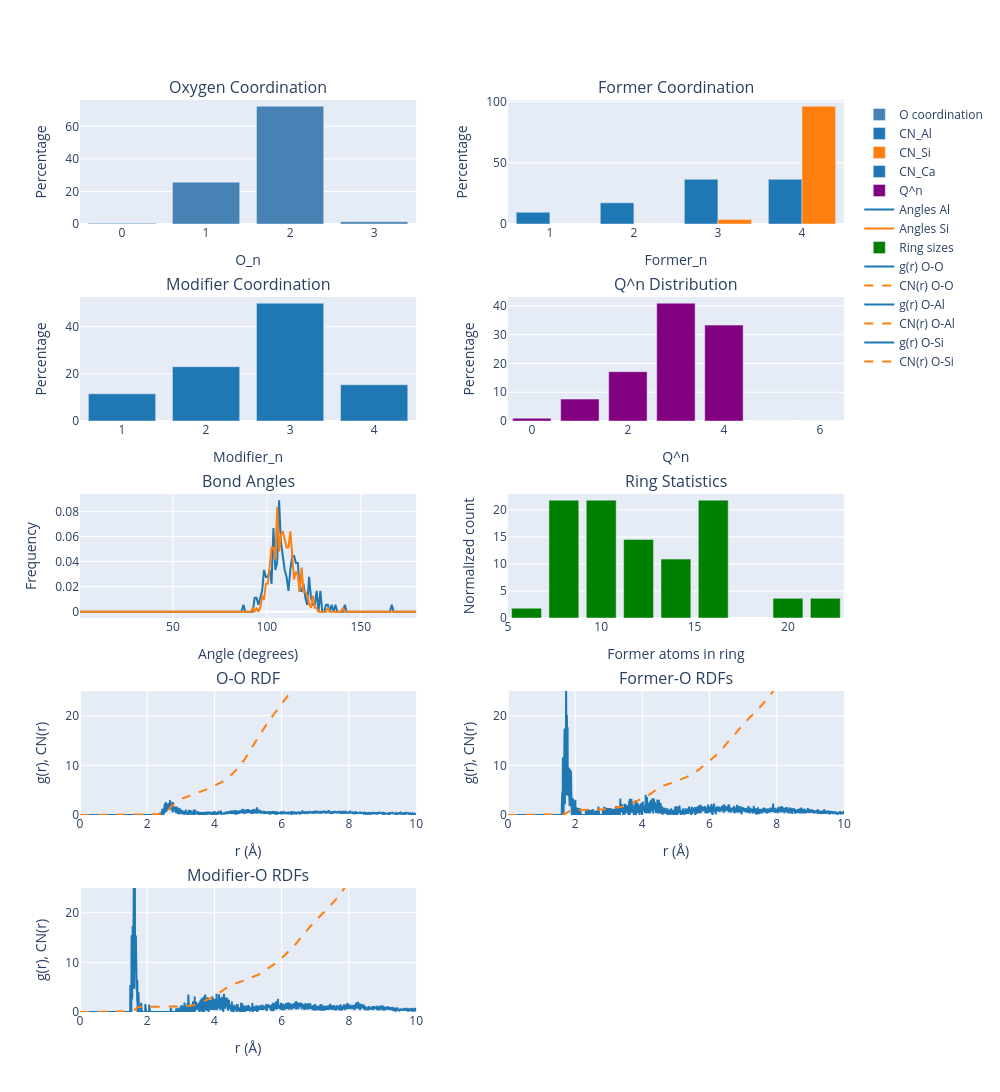

Notebook source saved alongside this figure:
### Code cell
fig = plot_analysis_results_plotly(results_analysis)
fig.show()

### Figure 1 — Plotly figure (JSON) as saved in the notebook; plotly's stock layout.template omitted (floating-point values rounded to 4 significant figures; data arrays with more than 128 entries replaced by an {"elided": "..."} marker saying what was removed)
{"data": [{"marker": {"color": "steelblue"}, "name": "O coordination", "showlegend": true, "type": "bar", "x": [0, 1, 2, 3], "xaxis": "x", "y": [0.4762, 25.71, 72.38, 1.429], "yaxis": "y"}, {"marker": {"color": "#1f77b4"}, "name": "CN_Al", "offsetgroup": "0", "showlegend": true, "type": "bar", "x": [1, 2, 3, 4], "xaxis": "x2", "y": [9.615, 17.31, 36.54, 36.54], "yaxis": "y2"}, {"marker": {"color": "#ff7f0e"}, "name": "CN_Si", "offsetgroup": "1", "showlegend": true, "type": "bar", "x": [3, 4], "xaxis": "x2", "y": [3.774, 96.23], "yaxis": "y2"}, {"marker": {"color": "#1f77b4"}, "name": "CN_Ca", "offsetgroup": "0", "showlegend": true, "type": "bar", "x": [1, 2, 3, 4], "xaxis": "x3", "y": [11.54, 23.08, 50, 15.38], "yaxis": "y3"}, {"marker": {"color": "purple"}, "name": "Q^n", "showlegend": true, "type": "bar", "x": [0, 1, 2, 3, 4, 5, 6], "xaxis": "x4", "y": [0.9524, 7.619, 17.14, 40.95, 33.33, 0, 0], "yaxis": "y4"}, {"line": {"color": "#1f77b4", "width": 2}, "mode": "lines", "name": "Angles Al", "showlegend": true, "type": "scatter", "x": {"elided": "180 float values"}, "xaxis": "x5", "y": {"elided": "180 float values"}, "yaxis": "y5"}, {"line": {"color": "#ff7f0e", "width": 2}, "mode": "lines", "name": "Angles Si", "showlegend": true, "type": "scatter", "x": {"elided": "180 float values"}, "xaxis": "x5", "y": {"elided": "180 float values"}, "yaxis": "y5"}, {"marker": {"color": "green"}, "name": "Ring sizes", "showlegend": true, "type": "bar", "x": [6, 8, 10, 12, 14, 16, 20, 22], "xaxis": "x6", "y": [1.818, 21.82, 21.82, 14.55, 10.91, 21.82, 3.636, 3.636], "yaxis": "y6"}, {"line": {"color": "#1f77b4", "width": 2}, "mode": "lines", "name": "g(r) O-O", "showlegend": true, "type": "scatter", "x": {"elided": "2000 float values"}, "xaxis": "x7", "y": {"elided": "2000 float values"}, "yaxis": "y7"}, {"line": {"color": "#ff7f0e", "dash": "dash", "width": 2}, "mode": "lines", "name": "CN(r) O-O", "showlegend": true, "type": "scatter", "x": {"elided": "2000 float values"}, "xaxis": "x7", "y": {"elided": "2000 float values"}, "yaxis": "y7"}, {"line": {"color": "#1f77b4", "width": 2}, "mode": "lines", "name": "g(r) O-Al", "showlegend": true, "type": "scatter", "x": {"elided": "2000 float values"}, "xaxis": "x8", "y": {"elided": "2000 float values"}, "yaxis": "y8"}, {"line": {"color": "#ff7f0e", "dash": "dash", "width": 2}, "mode": "lines", "name": "CN(r) O-Al", "showlegend": true, "type": "scatter", "x": {"elided": "2000 float values"}, "xaxis": "x8", "y": {"elided": "2000 float values"}, "yaxis": "y8"}, {"line": {"color": "#1f77b4", "width": 2}, "mode": "lines", "name": "g(r) O-Si", "showlegend": true, "type": "scatter", "x": {"elided": "2000 float values"}, "xaxis": "x9", "y": {"elided": "2000 float values"}, "yaxis": "y9"}, {"line": {"color": "#ff7f0e", "dash": "dash", "width": 2}, "mode": "lines", "name": "CN(r) O-Si", "showlegend": true, "type": "scatter", "x": {"elided": "2000 float values"}, "xaxis": "x9", "y": {"elided": "2000 float values"}, "yaxis": "y9"}], "layout": {"annotations": [{"font": {"size": 16}, "showarrow": false, "text": "Oxygen Coordination", "x": 0.22, "xanchor": "center", "xref": "paper", "y": 1.0, "yanchor": "bottom", "yref": "paper"}, {"font": {"size": 16}, "showarrow": false, "text": "Former Coordination", "x": 0.78, "xanchor": "center", "xref": "paper", "y": 1.0, "yanchor": "bottom", "yref": "paper"}, {"font": {"size": 16}, "showarrow": false, "text": "Modifier Coordination", "x": 0.22, "xanchor": "center", "xref": "paper", "y": 0.784, "yanchor": "bottom", "yref": "paper"}, {"font": {"size": 16}, "showarrow": false, "text": "Q^n Distribution", "x": 0.78, "xanchor": "center", "xref": "paper", "y": 0.784, "yanchor": "bottom", "yref": "paper"}, {"font": {"size": 16}, "showarrow": false, "text": "Bond Angles", "x": 0.22, "xanchor": "center", "xref": "paper", "y": 0.568, "yanchor": "bottom", "yref": "paper"}, {"font": {"size": 16}, "showarrow": false, "text": "Ring Statistics", "x": 0.78, "xanchor": "center", "xref": "paper", "y": 0.568, "yanchor": "bottom", "yref": "paper"}, {"font": {"size": 16}, "showarrow": false, "text": "O-O RDF", "x": 0.22, "xanchor": "center", "xref": "paper", "y": 0.352, "yanchor": "bottom", "yref": "paper"}, {"font": {"size": 16}, "showarrow": false, "text": "Former-O RDFs", "x": 0.78, "xanchor": "center", "xref": "paper", "y": 0.352, "yanchor": "bottom", "yref": "paper"}, {"font": {"size": 16}, "showarrow": false, "text": "Modifier-O RDFs", "x": 0.22, "xanchor": "center", "xref": "paper", "y": 0.136, "yanchor": "bottom", "yref": "paper"}], "height": 1500, "legend": {"orientation": "v", "x": 1.02, "xanchor": "left", "y": 1, "yanchor": "top"}, "showlegend": true, "width": 1000, "xaxis": {"anchor": "y", "domain": [0, 0.44], "title": {"text": "O_n"}}, "xaxis2": {"anchor": "y2", "domain": [0.56, 1], "title": {"text": "Former_n"}}, "xaxis3": {"anchor": "y3", "domain": [0, 0.44], "title": {"text": "Modifier_n"}}, "xaxis4": {"anchor": "y4", "domain": [0.56, 1], "title": {"text": "Q^n"}}, "xaxis5": {"anchor": "y5", "domain": [0, 0.44], "title": {"text": "Angle (degrees)"}}, "xaxis6": {"anchor": "y6", "domain": [0.56, 1], "title": {"text": "Former atoms in ring"}}, "xaxis7": {"anchor": "y7", "domain": [0, 0.44], "range": [0, 10], "title": {"text": "r (Å)"}}, "xaxis8": {"anchor": "y8", "domain": [0.56, 1], "range": [0, 10], "title": {"text": "r (Å)"}}, "xaxis9": {"anchor": "y9", "domain": [0, 0.44], "range": [0, 10], "title": {"text": "r (Å)"}}, "yaxis": {"anchor": "x", "domain": [0.864, 1.0], "title": {"text": "Percentage"}}, "yaxis2": {"anchor": "x2", "domain": [0.864, 1.0], "title": {"text": "Percentage"}}, "yaxis3": {"anchor": "x3", "domain": [0.648, 0.784], "title": {"text": "Percentage"}}, "yaxis4": {"anchor": "x4", "domain": [0.648, 0.784], "title": {"text": "Percentage"}}, "yaxis5": {"anchor": "x5", "domain": [0.432, 0.568], "title": {"text": "Frequency"}}, "yaxis6": {"anchor": "x6", "domain": [0.432, 0.568], "title": {"text": "Normalized count"}}, "yaxis7": {"anchor": "x7", "domain": [0.216, 0.352], "range": [0, 25], "title": {"text": "g(r), CN(r)"}}, "yaxis8": {"anchor": "x8", "domain": [0.216, 0.352], "range": [0, 25], "title": {"text": "g(r), CN(r)"}}, "yaxis9": {"anchor": "x9", "domain": [0, 0.136], "range": [0, 25], "title": {"text": "g(r), CN(r)"}}}}
